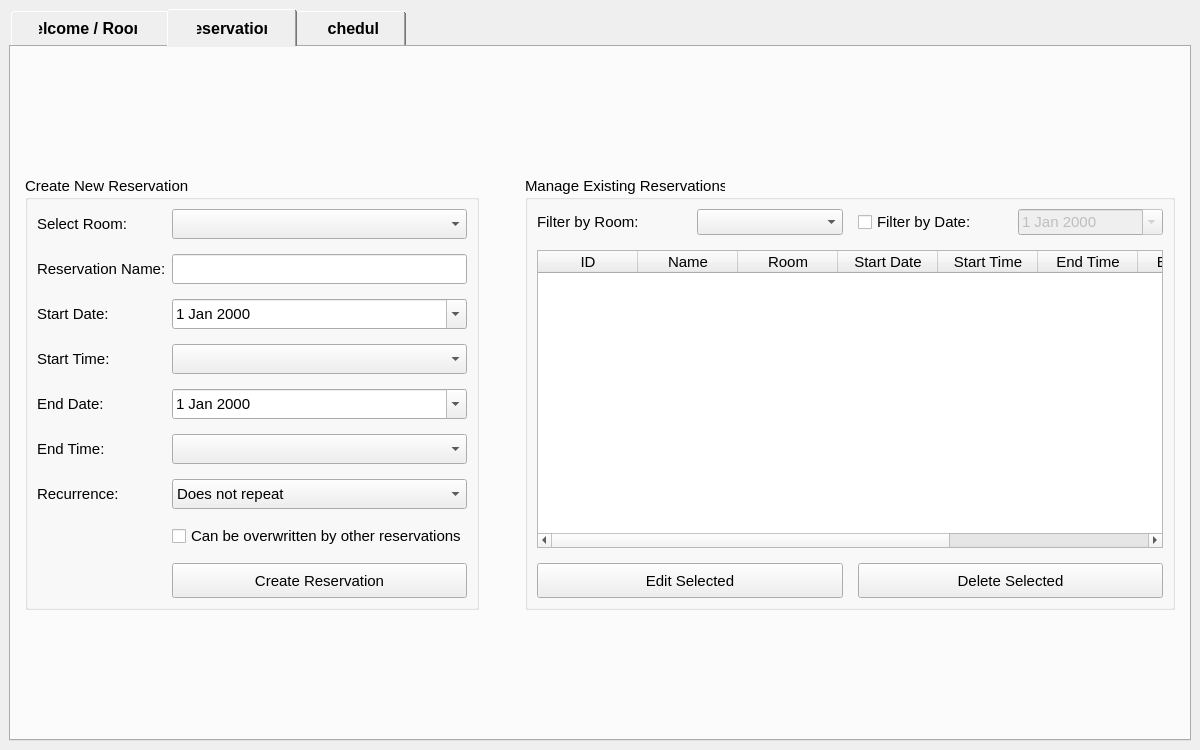
<?xml version="1.0" encoding="UTF-8"?>
<ui version="4.0">
 <class>HomeWindow</class>
 <widget class="QMainWindow" name="HomeWindow">
  <property name="geometry">
   <rect>
    <x>0</x>
    <y>0</y>
    <width>1200</width>
    <height>750</height>
   </rect>
  </property>
  <property name="windowTitle">
   <string>CAS Room &amp; Reservation Manager</string>
  </property>
  <widget class="QWidget" name="centralwidget">
   <layout class="QVBoxLayout" name="verticalLayout">
    <item>
     <widget class="QTabWidget" name="tabWidget">
      <property name="styleSheet">
       <string notr="true">
QTabBar::tab {
    font-size: 12pt;
    font-weight: bold;
    padding: 12px 30px;
}
       </string>
      </property>
      <property name="currentIndex">
       <number>1</number>
      </property>
      <widget class="QWidget" name="welcomeTab">
       <attribute name="title">
        <string>Welcome / Rooms</string>
       </attribute>
       <layout class="QVBoxLayout" name="verticalLayout_2">
        <item>
         <spacer name="topSpacer_1">
          <property name="orientation">
           <enum>Qt::Orientation::Vertical</enum>
          </property>
          <property name="sizeHint" stdset="0">
           <size>
            <width>20</width>
            <height>20</height>
           </size>
          </property>
         </spacer>
        </item>
        <item>
         <widget class="QLabel" name="welcomeLabel">
          <property name="font">
           <font>
            <pointsize>20</pointsize>
            <bold>true</bold>
           </font>
          </property>
          <property name="text">
           <string>Welcome to the CAS Room Manager</string>
          </property>
          <property name="alignment">
           <set>Qt::AlignmentFlag::AlignCenter</set>
          </property>
         </widget>
        </item>
        <item>
         <spacer name="midSpacer_1">
          <property name="orientation">
           <enum>Qt::Orientation::Vertical</enum>
          </property>
          <property name="sizeHint" stdset="0">
           <size>
            <width>20</width>
            <height>30</height>
           </size>
          </property>
         </spacer>
        </item>
        <item>
         <layout class="QHBoxLayout" name="centerRoomLayout">
          <item>
           <spacer name="horizontalSpacer_1">
            <property name="orientation">
             <enum>Qt::Orientation::Horizontal</enum>
            </property>
            <property name="sizeHint" stdset="0">
             <size>
              <width>0</width>
              <height>0</height>
             </size>
            </property>
           </spacer>
          </item>
          <item>
           <widget class="QGroupBox" name="roomGroupBox">
            <property name="minimumSize">
             <size>
              <width>600</width>
              <height>0</height>
             </size>
            </property>
            <property name="font">
             <font>
              <pointsize>11</pointsize>
             </font>
            </property>
            <property name="title">
             <string>Room Management</string>
            </property>
            <layout class="QHBoxLayout" name="horizontalLayout">
             <item>
              <widget class="QLabel" name="labelRoomPrefix">
               <property name="text">
                <string>CAS - </string>
               </property>
              </widget>
             </item>
             <item>
              <widget class="QLineEdit" name="roomInput">
               <property name="placeholderText">
                <string>e.g. 101A</string>
               </property>
              </widget>
             </item>
             <item>
              <widget class="QPushButton" name="btnCreateRoom">
               <property name="text">
                <string>Create Room</string>
               </property>
              </widget>
             </item>
             <item>
              <widget class="QPushButton" name="btnDeleteRoom">
               <property name="text">
                <string>Delete Room</string>
               </property>
              </widget>
             </item>
            </layout>
           </widget>
          </item>
          <item>
           <spacer name="horizontalSpacer_2">
            <property name="orientation">
             <enum>Qt::Orientation::Horizontal</enum>
            </property>
            <property name="sizeHint" stdset="0">
             <size>
              <width>0</width>
              <height>0</height>
             </size>
            </property>
           </spacer>
          </item>
         </layout>
        </item>
        <item>
         <spacer name="bottomSpacer_1">
          <property name="orientation">
           <enum>Qt::Orientation::Vertical</enum>
          </property>
          <property name="sizeHint" stdset="0">
           <size>
            <width>20</width>
            <height>400</height>
           </size>
          </property>
         </spacer>
        </item>
       </layout>
      </widget>
      <widget class="QWidget" name="reservationTab">
       <attribute name="title">
        <string>Reservations</string>
       </attribute>
       <layout class="QVBoxLayout" name="verticalLayout_3">
        <item>
         <spacer name="topSpacer_2">
          <property name="orientation">
           <enum>Qt::Orientation::Vertical</enum>
          </property>
          <property name="sizeHint" stdset="0">
           <size>
            <width>20</width>
            <height>20</height>
           </size>
          </property>
         </spacer>
        </item>
        <item>
         <layout class="QHBoxLayout" name="sideBySideLayout">
          <item>
           <spacer name="horizontalSpacer_3">
            <property name="orientation">
             <enum>Qt::Orientation::Horizontal</enum>
            </property>
            <property name="sizeHint" stdset="0">
             <size>
              <width>0</width>
              <height>0</height>
             </size>
            </property>
           </spacer>
          </item>
          <item>
           <widget class="QGroupBox" name="createResGroupBox">
            <property name="minimumSize">
             <size>
              <width>450</width>
              <height>0</height>
             </size>
            </property>
            <property name="font">
             <font>
              <pointsize>11</pointsize>
             </font>
            </property>
            <property name="title">
             <string>Create New Reservation</string>
            </property>
            <layout class="QFormLayout" name="formLayout">
             <property name="verticalSpacing">
              <number>15</number>
             </property>
             <item row="0" column="0">
              <widget class="QLabel" name="label_room">
               <property name="text">
                <string>Select Room:</string>
               </property>
              </widget>
             </item>
             <item row="0" column="1">
              <widget class="QComboBox" name="roomComboBox">
               <property name="minimumSize">
                <size>
                 <width>0</width>
                 <height>30</height>
                </size>
               </property>
              </widget>
             </item>
             <item row="1" column="0">
              <widget class="QLabel" name="label_name">
               <property name="text">
                <string>Reservation Name:</string>
               </property>
              </widget>
             </item>
             <item row="1" column="1">
              <widget class="QLineEdit" name="resNameInput">
               <property name="minimumSize">
                <size>
                 <width>0</width>
                 <height>30</height>
                </size>
               </property>
              </widget>
             </item>
             <item row="2" column="0">
              <widget class="QLabel" name="label_startDate">
               <property name="text">
                <string>Start Date:</string>
               </property>
              </widget>
             </item>
             <item row="2" column="1">
              <widget class="QDateEdit" name="startDateEdit">
               <property name="minimumSize">
                <size>
                 <width>0</width>
                 <height>30</height>
                </size>
               </property>
               <property name="calendarPopup">
                <bool>true</bool>
               </property>
              </widget>
             </item>
             <item row="3" column="0">
              <widget class="QLabel" name="label_startTime">
               <property name="text">
                <string>Start Time:</string>
               </property>
              </widget>
             </item>
             <item row="3" column="1">
              <widget class="QComboBox" name="startTimeComboBox">
               <property name="minimumSize">
                <size>
                 <width>0</width>
                 <height>30</height>
                </size>
               </property>
              </widget>
             </item>
             <item row="4" column="0">
              <widget class="QLabel" name="label_endDate">
               <property name="text">
                <string>End Date:</string>
               </property>
              </widget>
             </item>
             <item row="4" column="1">
              <widget class="QDateEdit" name="endDateEdit">
               <property name="minimumSize">
                <size>
                 <width>0</width>
                 <height>30</height>
                </size>
               </property>
               <property name="calendarPopup">
                <bool>true</bool>
               </property>
              </widget>
             </item>
             <item row="5" column="0">
              <widget class="QLabel" name="label_endTime">
               <property name="text">
                <string>End Time:</string>
               </property>
              </widget>
             </item>
             <item row="5" column="1">
              <widget class="QComboBox" name="endTimeComboBox">
               <property name="minimumSize">
                <size>
                 <width>0</width>
                 <height>30</height>
                </size>
               </property>
              </widget>
             </item>
             <item row="6" column="0">
              <widget class="QLabel" name="label_recurrence">
               <property name="text">
                <string>Recurrence:</string>
               </property>
              </widget>
             </item>
             <item row="6" column="1">
              <widget class="QComboBox" name="recurrenceComboBox">
               <property name="minimumSize">
                <size>
                 <width>0</width>
                 <height>30</height>
                </size>
               </property>
               <item>
                <property name="text">
                 <string>Does not repeat</string>
                </property>
               </item>
               <item>
                <property name="text">
                 <string>Everyday</string>
                </property>
               </item>
               <item>
                <property name="text">
                 <string>Every Week</string>
                </property>
               </item>
               <item>
                <property name="text">
                 <string>Every Month</string>
                </property>
               </item>
               <item>
                <property name="text">
                 <string>Every Year</string>
                </property>
               </item>
              </widget>
             </item>
             <item row="7" column="1">
              <widget class="QCheckBox" name="overwriteCheckBox">
               <property name="text">
                <string>Can be overwritten by other reservations</string>
               </property>
              </widget>
             </item>
             <item row="8" column="1">
              <widget class="QPushButton" name="btnCreateReservation">
               <property name="minimumSize">
                <size>
                 <width>0</width>
                 <height>35</height>
                </size>
               </property>
               <property name="text">
                <string>Create Reservation</string>
               </property>
              </widget>
             </item>
            </layout>
           </widget>
          </item>
          <item>
           <spacer name="middleSpacer">
            <property name="orientation">
             <enum>Qt::Orientation::Horizontal</enum>
            </property>
            <property name="sizeHint" stdset="0">
             <size>
              <width>40</width>
              <height>20</height>
             </size>
            </property>
           </spacer>
          </item>
          <item>
           <widget class="QGroupBox" name="manageResGroupBox">
            <property name="minimumSize">
             <size>
              <width>650</width>
              <height>0</height>
             </size>
            </property>
            <property name="font">
             <font>
              <pointsize>11</pointsize>
             </font>
            </property>
            <property name="title">
             <string>Manage Existing Reservations</string>
            </property>
            <layout class="QVBoxLayout" name="verticalLayout_5">
             <property name="spacing">
              <number>15</number>
             </property>
             <item>
              <layout class="QHBoxLayout" name="filterLayout">
               <item>
                <widget class="QLabel" name="labelFilterRoom">
                 <property name="text">
                  <string>Filter by Room:</string>
                 </property>
                </widget>
               </item>
               <item>
                <widget class="QComboBox" name="filterRoomComboBox"/>
               </item>
               <item>
                <widget class="QCheckBox" name="filterDateCheckBox">
                 <property name="text">
                  <string>Filter by Date:</string>
                 </property>
                </widget>
               </item>
               <item>
                <widget class="QDateEdit" name="filterDateEdit">
                 <property name="enabled">
                  <bool>false</bool>
                 </property>
                 <property name="calendarPopup">
                  <bool>true</bool>
                 </property>
                </widget>
               </item>
              </layout>
             </item>
             <item>
              <widget class="QTableWidget" name="reservationTable">
               <property name="editTriggers">
                <set>QAbstractItemView::EditTrigger::NoEditTriggers</set>
               </property>
               <property name="selectionMode">
                <enum>QAbstractItemView::SelectionMode::SingleSelection</enum>
               </property>
               <property name="selectionBehavior">
                <enum>QAbstractItemView::SelectionBehavior::SelectRows</enum>
               </property>
               <column>
                <property name="text">
                 <string>ID</string>
                </property>
               </column>
               <column>
                <property name="text">
                 <string>Name</string>
                </property>
               </column>
               <column>
                <property name="text">
                 <string>Room</string>
                </property>
               </column>
               <column>
                <property name="text">
                 <string>Start Date</string>
                </property>
               </column>
               <column>
                <property name="text">
                 <string>Start Time</string>
                </property>
               </column>
               <column>
                <property name="text">
                 <string>End Time</string>
                </property>
               </column>
               <column>
                <property name="text">
                 <string>End Date</string>
                </property>
               </column>
               <column>
                <property name="text">
                 <string>Recurrence</string>
                </property>
               </column>
               <column>
                <property name="text">
                 <string>Overwriteable</string>
                </property>
               </column>
              </widget>
             </item>
             <item>
              <layout class="QHBoxLayout" name="horizontalLayout_3">
               <item>
                <widget class="QPushButton" name="btnEditReservation">
                 <property name="minimumSize">
                  <size>
                   <width>0</width>
                   <height>35</height>
                  </size>
                 </property>
                 <property name="text">
                  <string>Edit Selected</string>
                 </property>
                </widget>
               </item>
               <item>
                <widget class="QPushButton" name="btnDeleteReservation">
                 <property name="minimumSize">
                  <size>
                   <width>0</width>
                   <height>35</height>
                  </size>
                 </property>
                 <property name="text">
                  <string>Delete Selected</string>
                 </property>
                </widget>
               </item>
              </layout>
             </item>
            </layout>
           </widget>
          </item>
          <item>
           <spacer name="horizontalSpacer_4">
            <property name="orientation">
             <enum>Qt::Orientation::Horizontal</enum>
            </property>
            <property name="sizeHint" stdset="0">
             <size>
              <width>0</width>
              <height>0</height>
             </size>
            </property>
           </spacer>
          </item>
         </layout>
        </item>
        <item>
         <spacer name="bottomSpacer_2">
          <property name="orientation">
           <enum>Qt::Orientation::Vertical</enum>
          </property>
          <property name="sizeHint" stdset="0">
           <size>
            <width>20</width>
            <height>30</height>
           </size>
          </property>
         </spacer>
        </item>
       </layout>
      </widget>
      <widget class="QWidget" name="scheduleTab">
       <attribute name="title">
        <string>Schedule</string>
       </attribute>
       <layout class="QVBoxLayout" name="verticalLayout_4">
        <item>
         <layout class="QHBoxLayout" name="scheduleHeaderLayout">
          <item>
           <widget class="QLabel" name="lblSchedRoom">
            <property name="font">
             <font>
              <pointsize>12</pointsize>
              <bold>true</bold>
             </font>
            </property>
            <property name="text">
             <string>Room View:</string>
            </property>
           </widget>
          </item>
          <item>
           <widget class="QComboBox" name="scheduleRoomComboBox">
            <property name="minimumSize">
             <size>
              <width>150</width>
              <height>35</height>
             </size>
            </property>
            <property name="font">
             <font>
              <pointsize>11</pointsize>
             </font>
            </property>
           </widget>
          </item>
          <item>
           <spacer name="headerSpacer1">
            <property name="orientation">
             <enum>Qt::Orientation::Horizontal</enum>
            </property>
            <property name="sizeHint" stdset="0">
             <size>
              <width>0</width>
              <height>0</height>
             </size>
            </property>
           </spacer>
          </item>
          <item>
           <widget class="QLabel" name="lblScheduleDate">
            <property name="font">
             <font>
              <pointsize>12</pointsize>
              <bold>true</bold>
             </font>
            </property>
            <property name="text">
             <string>Week Of:</string>
            </property>
           </widget>
          </item>
          <item>
           <widget class="QPushButton" name="btnPrevWeek">
            <property name="minimumSize">
             <size>
              <width>35</width>
              <height>35</height>
             </size>
            </property>
            <property name="text">
             <string>◀</string>
            </property>
           </widget>
          </item>
          <item>
           <widget class="QDateEdit" name="scheduleDateEdit">
            <property name="minimumSize">
             <size>
              <width>130</width>
              <height>35</height>
             </size>
            </property>
            <property name="font">
             <font>
              <pointsize>11</pointsize>
             </font>
            </property>
            <property name="calendarPopup">
             <bool>true</bool>
            </property>
           </widget>
          </item>
          <item>
           <widget class="QPushButton" name="btnNextWeek">
            <property name="minimumSize">
             <size>
              <width>35</width>
              <height>35</height>
             </size>
            </property>
            <property name="text">
             <string>▶</string>
            </property>
           </widget>
          </item>
          <item>
           <spacer name="headerSpacer2">
            <property name="orientation">
             <enum>Qt::Orientation::Horizontal</enum>
            </property>
            <property name="sizeHint" stdset="0">
             <size>
              <width>0</width>
              <height>0</height>
             </size>
            </property>
           </spacer>
          </item>
          <item>
           <widget class="QPushButton" name="btnPrintSchedule">
            <property name="minimumSize">
             <size>
              <width>180</width>
              <height>35</height>
             </size>
            </property>
            <property name="font">
             <font>
              <pointsize>11</pointsize>
              <bold>true</bold>
             </font>
            </property>
            <property name="text">
             <string>🖨️ Print Schedule</string>
            </property>
           </widget>
          </item>
         </layout>
        </item>
        <item>
         <widget class="QTableWidget" name="scheduleTableWidget">
          <property name="font">
           <font>
            <pointsize>10</pointsize>
           </font>
          </property>
          <property name="styleSheet">
           <string notr="true">
QTableWidget {
    background-color: #ffffff;
    gridline-color: #dcdcdc;
    selection-background-color: #e3f2fd;
    selection-color: #000000;
    border: 1px solid #c0c0c0;
    border-radius: 4px;
}
QHeaderView::section {
    background-color: #f5f5f5;
    color: #333333;
    font-weight: bold;
    border: 1px solid #dcdcdc;
    padding: 4px;
}
           </string>
          </property>
          <property name="alternatingRowColors">
           <bool>true</bool>
          </property>
          <property name="showGrid">
           <bool>true</bool>
          </property>
          <property name="wordWrap">
           <bool>true</bool>
          </property>
          <attribute name="verticalHeaderDefaultSectionSize">
           <number>40</number>
          </attribute>
          <row>
           <property name="text">
            <string>12:00 AM</string>
           </property>
          </row>
          <row>
           <property name="text">
            <string>12:30 AM</string>
           </property>
          </row>
          <row>
           <property name="text">
            <string>1:00 AM</string>
           </property>
          </row>
          <row>
           <property name="text">
            <string>1:30 AM</string>
           </property>
          </row>
          <row>
           <property name="text">
            <string>2:00 AM</string>
           </property>
          </row>
          <row>
           <property name="text">
            <string>2:30 AM</string>
           </property>
          </row>
          <row>
           <property name="text">
            <string>3:00 AM</string>
           </property>
          </row>
          <row>
           <property name="text">
            <string>3:30 AM</string>
           </property>
          </row>
          <row>
           <property name="text">
            <string>4:00 AM</string>
           </property>
          </row>
          <row>
           <property name="text">
            <string>4:30 AM</string>
           </property>
          </row>
          <row>
           <property name="text">
            <string>5:00 AM</string>
           </property>
          </row>
          <row>
           <property name="text">
            <string>5:30 AM</string>
           </property>
          </row>
          <row>
           <property name="text">
            <string>6:00 AM</string>
           </property>
          </row>
          <row>
           <property name="text">
            <string>6:30 AM</string>
           </property>
          </row>
          <row>
           <property name="text">
            <string>7:00 AM</string>
           </property>
          </row>
          <row>
           <property name="text">
            <string>7:30 AM</string>
           </property>
          </row>
          <row>
           <property name="text">
            <string>8:00 AM</string>
           </property>
          </row>
          <row>
           <property name="text">
            <string>8:30 AM</string>
           </property>
          </row>
          <row>
           <property name="text">
            <string>9:00 AM</string>
           </property>
          </row>
          <row>
           <property name="text">
            <string>9:30 AM</string>
           </property>
          </row>
          <row>
           <property name="text">
            <string>10:00 AM</string>
           </property>
          </row>
          <row>
           <property name="text">
            <string>10:30 AM</string>
           </property>
          </row>
          <row>
           <property name="text">
            <string>11:00 AM</string>
           </property>
          </row>
          <row>
           <property name="text">
            <string>11:30 AM</string>
           </property>
          </row>
          <row>
           <property name="text">
            <string>12:00 PM</string>
           </property>
          </row>
          <row>
           <property name="text">
            <string>12:30 PM</string>
           </property>
          </row>
          <row>
           <property name="text">
            <string>1:00 PM</string>
           </property>
          </row>
          <row>
           <property name="text">
            <string>1:30 PM</string>
           </property>
          </row>
          <row>
           <property name="text">
            <string>2:00 PM</string>
           </property>
          </row>
          <row>
           <property name="text">
            <string>2:30 PM</string>
           </property>
          </row>
          <row>
           <property name="text">
            <string>3:00 PM</string>
           </property>
          </row>
          <row>
           <property name="text">
            <string>3:30 PM</string>
           </property>
          </row>
          <row>
           <property name="text">
            <string>4:00 PM</string>
           </property>
          </row>
          <row>
           <property name="text">
            <string>4:30 PM</string>
           </property>
          </row>
          <row>
           <property name="text">
            <string>5:00 PM</string>
           </property>
          </row>
          <row>
           <property name="text">
            <string>5:30 PM</string>
           </property>
          </row>
          <row>
           <property name="text">
            <string>6:00 PM</string>
           </property>
          </row>
          <row>
           <property name="text">
            <string>6:30 PM</string>
           </property>
          </row>
          <row>
           <property name="text">
            <string>7:00 PM</string>
           </property>
          </row>
          <row>
           <property name="text">
            <string>7:30 PM</string>
           </property>
          </row>
          <row>
           <property name="text">
            <string>8:00 PM</string>
           </property>
          </row>
          <row>
           <property name="text">
            <string>8:30 PM</string>
           </property>
          </row>
          <row>
           <property name="text">
            <string>9:00 PM</string>
           </property>
          </row>
          <row>
           <property name="text">
            <string>9:30 PM</string>
           </property>
          </row>
          <row>
           <property name="text">
            <string>10:00 PM</string>
           </property>
          </row>
          <row>
           <property name="text">
            <string>10:30 PM</string>
           </property>
          </row>
          <row>
           <property name="text">
            <string>11:00 PM</string>
           </property>
          </row>
          <row>
           <property name="text">
            <string>11:30 PM</string>
           </property>
          </row>
          <column>
           <property name="text">
            <string>Monday</string>
           </property>
          </column>
          <column>
           <property name="text">
            <string>Tuesday</string>
           </property>
          </column>
          <column>
           <property name="text">
            <string>Wednesday</string>
           </property>
          </column>
          <column>
           <property name="text">
            <string>Thursday</string>
           </property>
          </column>
          <column>
           <property name="text">
            <string>Friday</string>
           </property>
          </column>
          <column>
           <property name="text">
            <string>Saturday</string>
           </property>
          </column>
          <column>
           <property name="text">
            <string>Sunday</string>
           </property>
          </column>
         </widget>
        </item>
       </layout>
      </widget>
     </widget>
    </item>
   </layout>
  </widget>
 </widget>
 <resources/>
 <connections/>
</ui>
